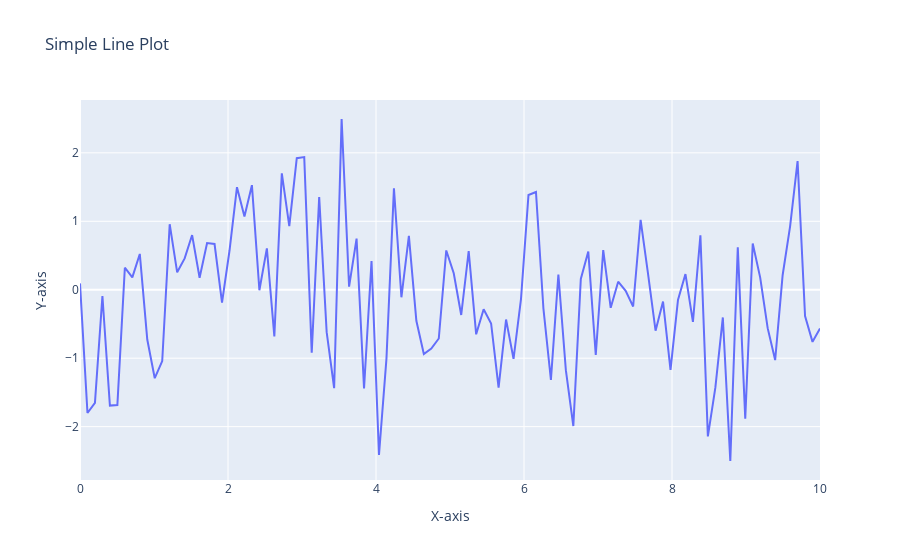

Notebook code for this chart:
### Markdown cell above
**Solution 20:**

### Code cell
import plotly.graph_objs as go
import numpy as np

# Generate random data
x = np.linspace(0, 10, 100)
y = np.random.randn(100)

# Create a Plotly trace for the line plot
trace = go.Scatter(x=x, y=y, mode='lines', name='Random Data')

# Create a layout for the plot
layout = go.Layout(title='Simple Line Plot', xaxis=dict(title='X-axis'), yaxis=dict(title='Y-axis'))

# Create a Plotly figure
fig = go.Figure(data=[trace], layout=layout)

# Display the plot
fig.show()
